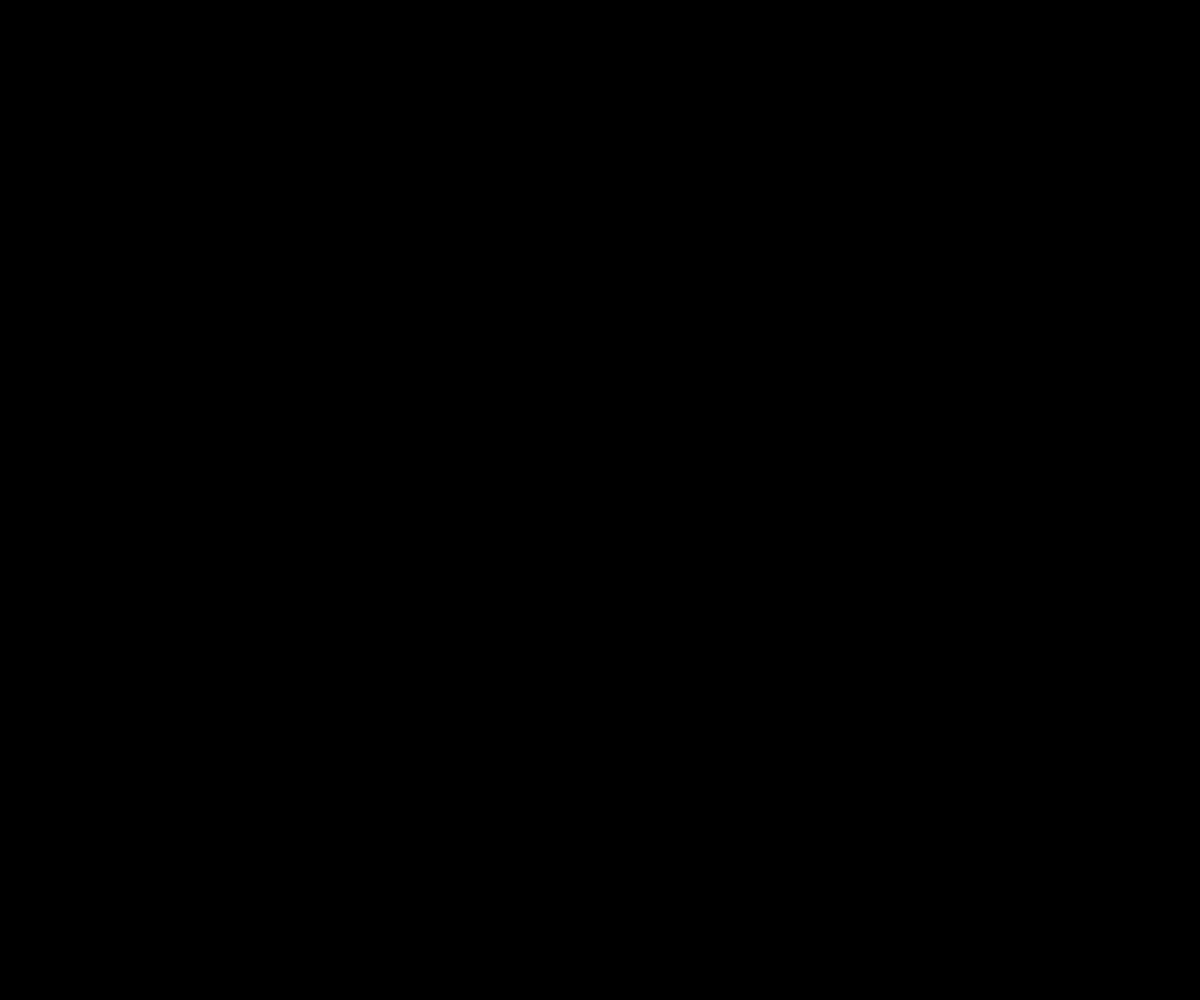
Frame 1 (no input)
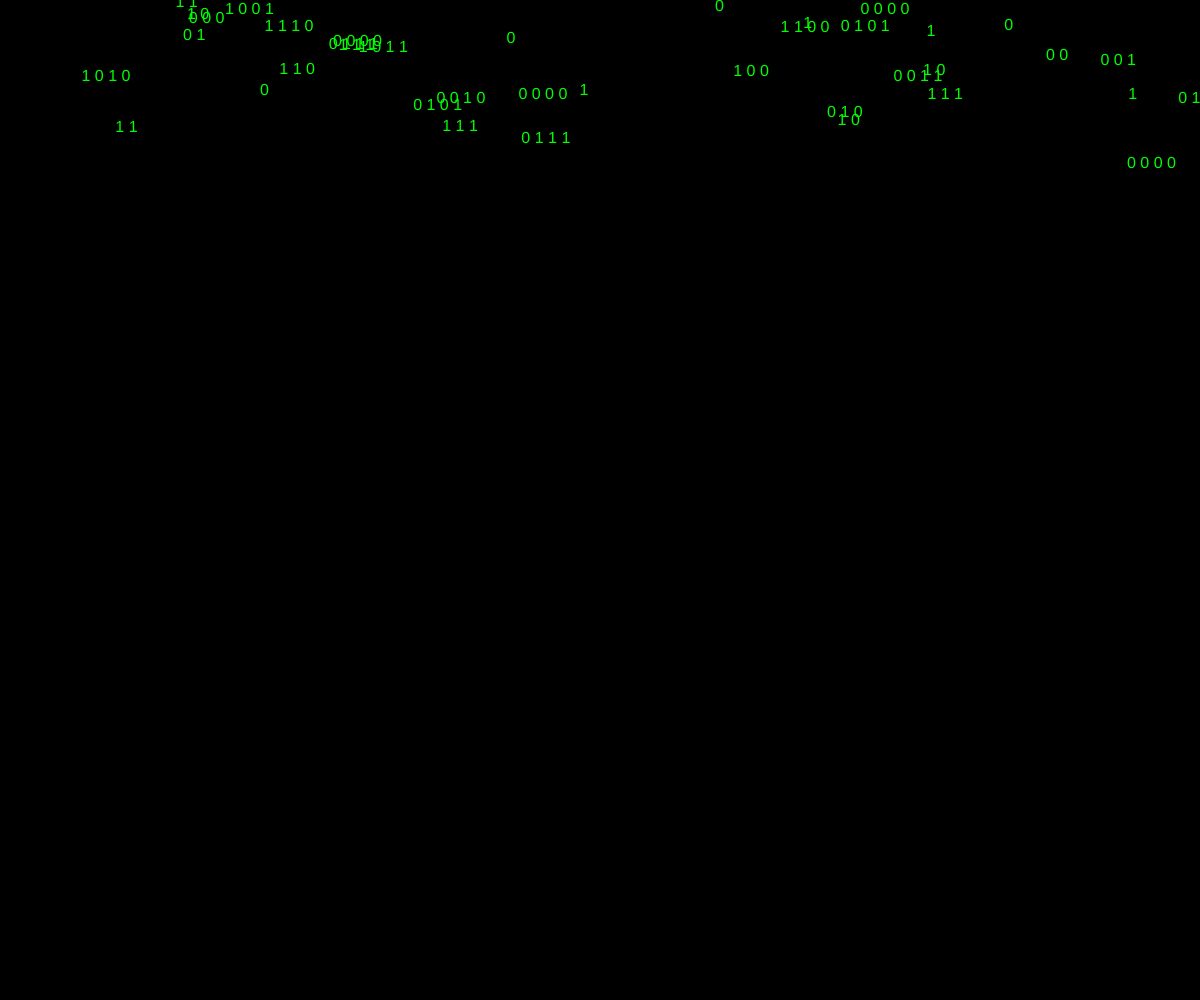
Frame 60 (no input)
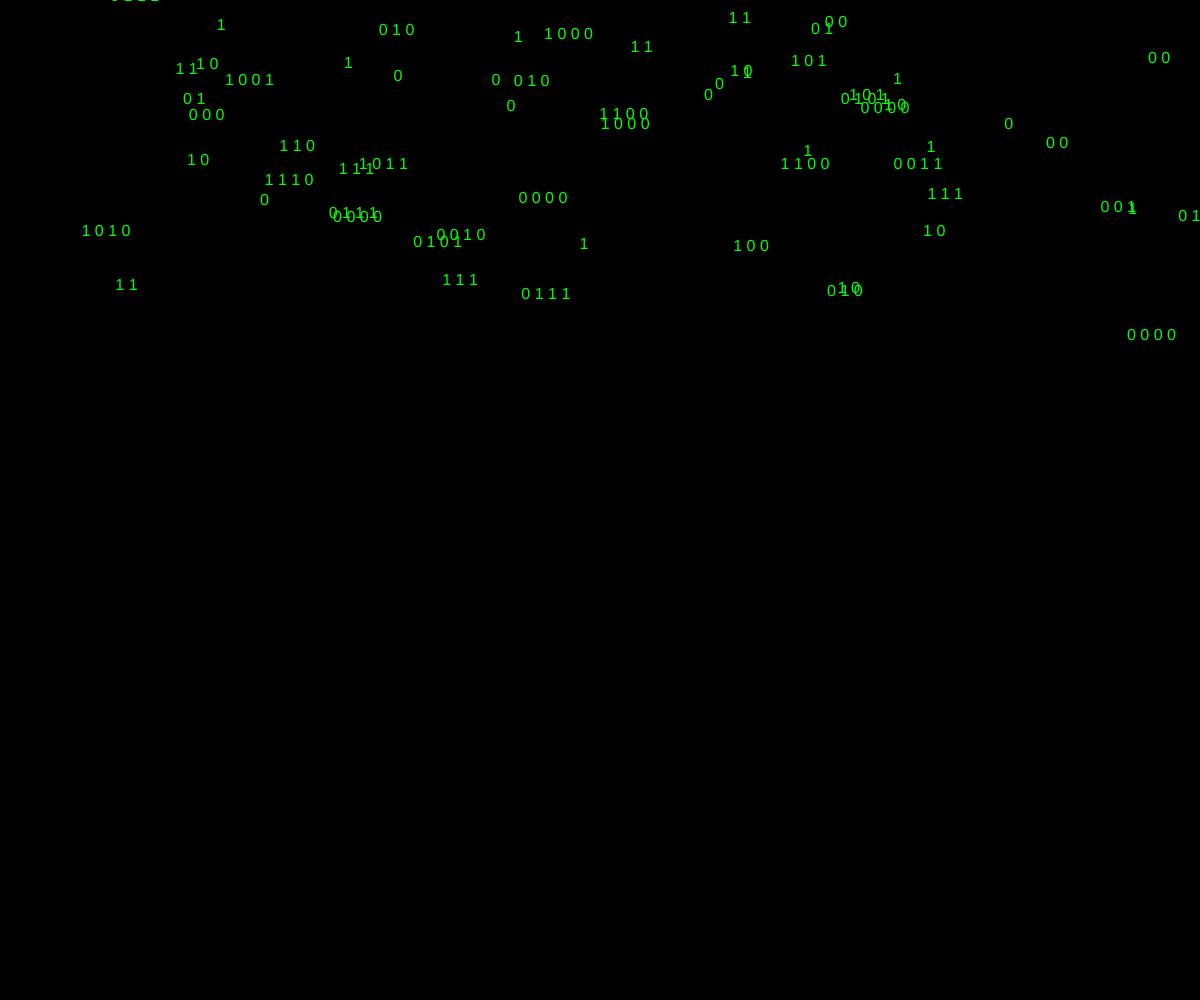
Frame 120 (the mouse pressed at the canvas centre since frame 60)

The p5.js sketch that drew these frames (run headless with seeded random() and noise() and a simulated clock; from frame 60 on, the mouse is pressed at the canvas centre):

// p5.js sketch
// ── sketch.js
// Author: Arthur Lin
let lines = [];
let numLines = 300;
let lineHeight = 30;
let wordBank = ["0", "1"];

function setup() {
  createCanvas(windowWidth, windowHeight);
  textSize(16);
  for (let i = 0; i < numLines; i++) {
    lines.push(generateLine());
  }
}

function draw() {
  background(0); // Black background
  for (let i = 0; i < lines.length; i++) {
    fill(0, 255, 0); // Green color
    text(lines[i].text, lines[i].x, lines[i].y);
    lines[i].y += lines[i].speed;
    if (lines[i].y > height) {
      lines[i] = generateLine();
    }
  }
}

function generateLine() {
  let textContent = "";
  let numWords = int(random(1, 5));
  let x = random(width);
  let y = random(-height, 0);
  let speed = random(1, 3);
  for (let i = 0; i < numWords; i++) {
    let word = random(wordBank);
    textContent += word + " ";
  }
  return { text: textContent, x: x, y: y, speed: speed };
}
